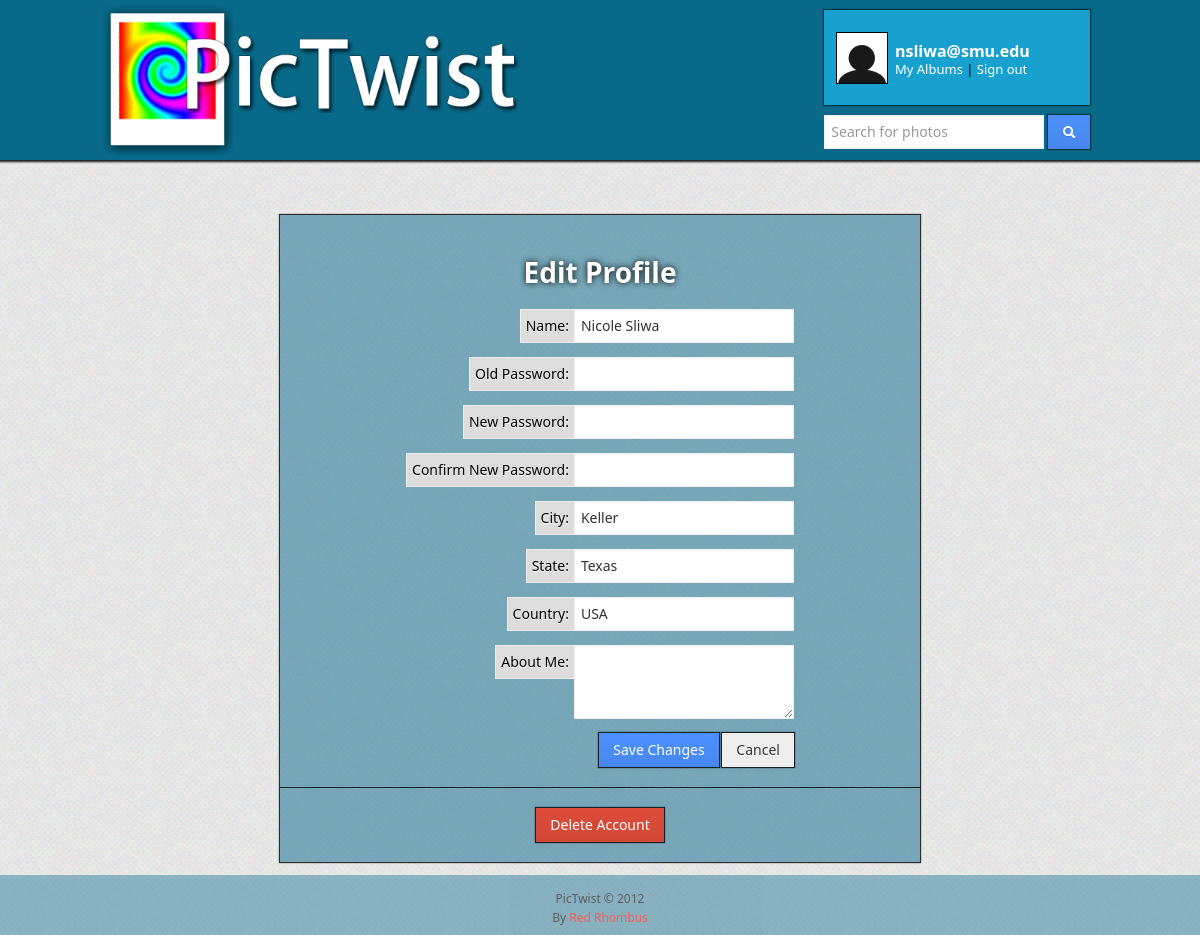
The page /editInfo.php (signed in) on the database its author committed.
### tables this page shows
CREATE TABLE users(
  id INTEGER PRIMARY KEY AUTO_INCREMENT,
  suspended INTEGER DEFAULT FALSE,
  email VARCHAR(255) UNIQUE NOT NULL,
  password_hash VARCHAR(255) NOT NULL,
  name VARCHAR(255) NOT NULL,
  city VARCHAR(255),
  state VARCHAR(255),
  country VARCHAR(255),
  bio TEXT,
  admin BOOLEAN DEFAULT FALSE,
  updated_at TIMESTAMP DEFAULT '0000-00-00 00:00:00',
  created_at TIMESTAMP DEFAULT '0000-00-00 00:00:00',
  last_login timestamp default CURRENT_TIMESTAMP(),
  picture VARCHAR(255)
);

### include/headCode.php (called while the page is built, shortened)
<?php
  $currentUser = getCurrentUser();
  function getCurrentUser(){
    if(isset($_SESSION['uid'])) { $uid = $_SESSION['uid']; }
    else { $uid = -1; $_SESSION['uid'] = $uid;}
    if(isset($_SESSION['email'])) { $email = $_SESSION['email']; }
    else { $email = "Visitor"; $_SESSION['email'] = $email;}
    if(isset($_SESSION['name'])) { $name = $_SESSION['name']; }
    else { $name = "Unknown"; $_SESSION['name'] = $name;}
    if(isset($_SESSION['admin'])) {$admin = $_SESSION['admin'];}
    else { $admin = FALSE; $_SESSION['admin'] = $admin;}
    $currentUser = array("username" => $email, "id" => $uid, "name" => $name, "admin" => $admin);
    return $currentUser;
  }
?>

### editInfo.php (the view, shortened to what this page needs)
<?php INCLUDE 'include/head.php'; ?>
<?php
    if(isset($currentUser['id']) && $currentUser['id'] > 0)
    {
        $uid = $currentUser['id'];
	$query = "SELECT id, name, city, state, country, bio FROM users where id='$uid';";
	$result = mysql_query($query);
	$row = mysql_fetch_array($result);
	$name = $row['name'];
	$oldpwd = $row['password_hash'];
	$city = $row['city'];
	$state = $row['state'];
	$country = $row['country'];
	$bio = $row['bio'];
    }
?>
<div class="centerBox">
<h1>Edit Profile</h1>
	<div class="formContainer">
		<form id="My Account" method="post" action="editInfo.processor.php" enctype="multipart/form-data">
			<div class="m-input-prepend">
				<span class="add-on"><label for="fName">Name: </label></span><input id="fName" class="m-wrap" type="text" name="name" value="<?php echo $name;?>">
			</div>
			<div class="m-input-prepend">
				<span class="add-on"><label for="fp1">Old Password: </label></span><input id="fp1" class="m-wrap" type="password" name="oldpwd" value="<?php echo $oldpwd;?>">
			</div>
			<div class="m-input-prepend">
				<span class="add-on"><label for="fp2">New Password: </label></span><input id="fp2" class="m-wrap" type="password" name="newpwd" value="<?php echo $newpwd;?>">
			</div>
			<div class="m-input-prepend">
				<span class="add-on"><label for="fp3">Confirm New Password: </label></span><input id="fp3" class="m-wrap" type="password" name="confirmNew" value="<?php echo $confirmNew;?>">
			</div>
			<div class="m-input-prepend">
				<span class="add-on"><label for="fCity">City: </label></span><input id="fCity" class="m-wrap" type="text" name="city" value="<?php echo $city;?>">
			</div>
			<div class="m-input-prepend">
				<span class="add-on"><label for="fState">State: </label></span><input id="fState" class="m-wrap" type="text" name="state" value="<?php echo $state;?>">
			</div>
			<div class="m-input-prepend">
				<span class="add-on"><label for="fCountry">Country: </label></span><input id="fCountry" class="m-wrap" type="text" name="country" value="<?php echo $country;?>">
			</div>
			<div class="m-input-prepend">
				<span class="add-on"><label for="editBio">About Me:</label></span><textarea id="editBio" class="m-wrap" type="text" name="bio" value="<?php echo $bio;?>"></textarea>
			</div>
			<input class="m-btn thinShadow blue" type="submit" name="submit" value="Save Changes">
		</form>
		<form method="post" action="profile.php">
			<input class="m-btn thinShadow" type="submit" value="Cancel">
		</form>
	</div>
	<div class="boxDivider"></div>
	<form method="post" action="deleteAccount.php">
		<input class="m-btn red thinShadow" type="submit" value="Delete Account">
	</form>
</div>
<?php INCLUDE 'include/foot.php' ?>

### styles/styles.css (style rules this page uses)
body { background-image: url('../img/bg.png'); margin: 0px; font-family: 'Segoe UI', Helvetica, Arial, sans-serif; font-size: 14px; }
html, body { height: 100%; }
.thinShadow { -webkit-box-shadow: 0 0 1px 1px rgba(0, 0, 0, .5); }
#content .thinShadow { -webkit-box-shadow: 0 0 1px 1px rgba(0, 0, 0, .8); }
.m-btn { margin-top: 0 !important; }
h1 { padding: 0; margin: 18px; color: white; text-shadow: 0 0 6px black; }
.centerBox { position: relative; top: 40px; width: 600px; margin: 0 auto; text-align: center; background-color: rgba(8, 105, 137, .5); -webkit-box-shadow: 0 0 1px 1px rgba(0, 0, 0, .8); padding: 20px; margin-bottom: 40px; }
.boxDivider { height: 1px; margin: 20px -20px; background-color: rgba(0, 0, 0, .8); }
.formContainer { display: inline-block; text-align:right; }
.formContainer form { display: inline; }
#editBio { height: 60px; }

### rows shown on the page
users: name "Nicole Sliwa", city "Keller", state "Texas", country "USA"

### other values the page prints
$currentUser['username'] "nsliwa@smu.edu"
